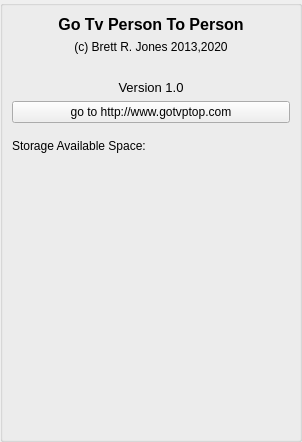
<?xml version="1.0" encoding="UTF-8"?>
<ui version="4.0">
 <class>AppletAboutAppClass</class>
 <widget class="QWidget" name="AppletAboutAppClass">
  <property name="geometry">
   <rect>
    <x>0</x>
    <y>0</y>
    <width>302</width>
    <height>442</height>
   </rect>
  </property>
  <property name="sizePolicy">
   <sizepolicy hsizetype="Expanding" vsizetype="Expanding">
    <horstretch>0</horstretch>
    <verstretch>0</verstretch>
   </sizepolicy>
  </property>
  <property name="minimumSize">
   <size>
    <width>0</width>
    <height>0</height>
   </size>
  </property>
  <property name="maximumSize">
   <size>
    <width>16777215</width>
    <height>16777215</height>
   </size>
  </property>
  <property name="windowTitle">
   <string>About GoTvPtoP</string>
  </property>
  <layout class="QVBoxLayout" name="verticalLayout">
   <property name="spacing">
    <number>0</number>
   </property>
   <property name="leftMargin">
    <number>0</number>
   </property>
   <property name="topMargin">
    <number>0</number>
   </property>
   <property name="rightMargin">
    <number>0</number>
   </property>
   <property name="bottomMargin">
    <number>0</number>
   </property>
   <item>
    <widget class="QGroupBox" name="StyledDlgItemsBox">
     <property name="sizePolicy">
      <sizepolicy hsizetype="Expanding" vsizetype="Expanding">
       <horstretch>0</horstretch>
       <verstretch>0</verstretch>
      </sizepolicy>
     </property>
     <property name="minimumSize">
      <size>
       <width>0</width>
       <height>0</height>
      </size>
     </property>
     <property name="title">
      <string/>
     </property>
     <layout class="QVBoxLayout" name="verticalLayout_2">
      <item>
       <widget class="QLabel" name="m_AppNameLabel">
        <property name="font">
         <font>
          <pointsize>12</pointsize>
          <weight>75</weight>
          <bold>true</bold>
         </font>
        </property>
        <property name="text">
         <string>Go Tv Person To Person</string>
        </property>
        <property name="alignment">
         <set>Qt::AlignCenter</set>
        </property>
       </widget>
      </item>
      <item>
       <widget class="QLabel" name="labelCopywrite">
        <property name="text">
         <string>(c) Brett R. Jones 2013,2020</string>
        </property>
        <property name="alignment">
         <set>Qt::AlignCenter</set>
        </property>
       </widget>
      </item>
      <item>
       <spacer name="verticalSpacer_2">
        <property name="orientation">
         <enum>Qt::Vertical</enum>
        </property>
        <property name="sizeType">
         <enum>QSizePolicy::Fixed</enum>
        </property>
        <property name="sizeHint" stdset="0">
         <size>
          <width>20</width>
          <height>20</height>
         </size>
        </property>
       </spacer>
      </item>
      <item>
       <widget class="QLabel" name="m_AppVersionLabel">
        <property name="font">
         <font>
          <pointsize>10</pointsize>
         </font>
        </property>
        <property name="text">
         <string>Version 1.0</string>
        </property>
        <property name="alignment">
         <set>Qt::AlignCenter</set>
        </property>
       </widget>
      </item>
      <item>
       <widget class="QPushButton" name="gotoWebsiteButton">
        <property name="sizePolicy">
         <sizepolicy hsizetype="Minimum" vsizetype="Preferred">
          <horstretch>0</horstretch>
          <verstretch>0</verstretch>
         </sizepolicy>
        </property>
        <property name="text">
         <string>go to http://www.gotvptop.com</string>
        </property>
       </widget>
      </item>
      <item>
       <spacer name="verticalSpacer_3">
        <property name="orientation">
         <enum>Qt::Vertical</enum>
        </property>
        <property name="sizeType">
         <enum>QSizePolicy::Fixed</enum>
        </property>
        <property name="sizeHint" stdset="0">
         <size>
          <width>20</width>
          <height>10</height>
         </size>
        </property>
       </spacer>
      </item>
      <item>
       <layout class="QHBoxLayout" name="horizontalLayout">
        <item>
         <widget class="QLabel" name="label">
          <property name="text">
           <string>Storage Available Space:</string>
          </property>
         </widget>
        </item>
        <item>
         <widget class="QLabel" name="m_AvailSpace">
          <property name="sizePolicy">
           <sizepolicy hsizetype="Expanding" vsizetype="Preferred">
            <horstretch>0</horstretch>
            <verstretch>0</verstretch>
           </sizepolicy>
          </property>
          <property name="text">
           <string/>
          </property>
         </widget>
        </item>
       </layout>
      </item>
      <item>
       <widget class="QLabel" name="labelMeLine1">
        <property name="text">
         <string/>
        </property>
       </widget>
      </item>
      <item>
       <widget class="QLabel" name="labelMeLine2">
        <property name="text">
         <string/>
        </property>
       </widget>
      </item>
      <item>
       <widget class="QLabel" name="labelMeLine3">
        <property name="text">
         <string/>
        </property>
       </widget>
      </item>
      <item>
       <widget class="QLabel" name="labelMeLine4">
        <property name="text">
         <string/>
        </property>
       </widget>
      </item>
      <item>
       <widget class="QLabel" name="labelMeLine5">
        <property name="text">
         <string/>
        </property>
       </widget>
      </item>
      <item>
       <widget class="QLabel" name="labelMeLine6">
        <property name="text">
         <string/>
        </property>
       </widget>
      </item>
      <item>
       <widget class="QLabel" name="labelMeLine7">
        <property name="text">
         <string/>
        </property>
       </widget>
      </item>
      <item>
       <widget class="QLabel" name="labelMeLine8">
        <property name="text">
         <string/>
        </property>
       </widget>
      </item>
      <item>
       <widget class="QLabel" name="labelMeLine9">
        <property name="text">
         <string/>
        </property>
       </widget>
      </item>
      <item>
       <spacer name="verticalSpacer">
        <property name="orientation">
         <enum>Qt::Vertical</enum>
        </property>
        <property name="sizeHint" stdset="0">
         <size>
          <width>20</width>
          <height>40</height>
         </size>
        </property>
       </spacer>
      </item>
     </layout>
    </widget>
   </item>
  </layout>
 </widget>
 <resources/>
 <connections/>
</ui>
